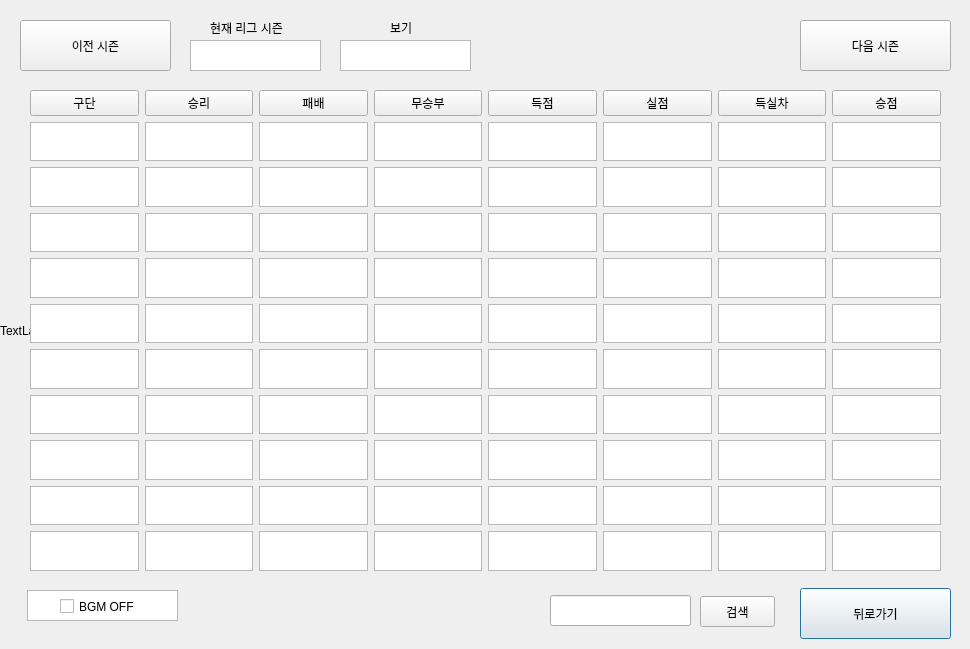
<?xml version="1.0" encoding="UTF-8"?>
<ui version="4.0">
 <class>Dialog</class>
 <widget class="QDialog" name="Dialog">
  <property name="geometry">
   <rect>
    <x>0</x>
    <y>0</y>
    <width>970</width>
    <height>649</height>
   </rect>
  </property>
  <property name="windowTitle">
   <string>Dialog</string>
  </property>
  <widget class="QPushButton" name="Start_Button_3">
   <property name="geometry">
    <rect>
     <x>800</x>
     <y>588</y>
     <width>151</width>
     <height>51</height>
    </rect>
   </property>
   <property name="text">
    <string>뒤로가기</string>
   </property>
  </widget>
  <widget class="QPushButton" name="Start_Button_2">
   <property name="geometry">
    <rect>
     <x>800</x>
     <y>20</y>
     <width>151</width>
     <height>51</height>
    </rect>
   </property>
   <property name="text">
    <string>다음 시즌</string>
   </property>
  </widget>
  <widget class="QPushButton" name="Start_Button">
   <property name="geometry">
    <rect>
     <x>20</x>
     <y>20</y>
     <width>151</width>
     <height>51</height>
    </rect>
   </property>
   <property name="text">
    <string>이전 시즌</string>
   </property>
  </widget>
  <widget class="QLabel" name="Main_Pix">
   <property name="geometry">
    <rect>
     <x>0</x>
     <y>-50</y>
     <width>1001</width>
     <height>761</height>
    </rect>
   </property>
   <property name="text">
    <string>TextLabel</string>
   </property>
  </widget>
  <widget class="QListView" name="listView_3">
   <property name="geometry">
    <rect>
     <x>190</x>
     <y>40</y>
     <width>131</width>
     <height>31</height>
    </rect>
   </property>
  </widget>
  <widget class="QCheckBox" name="bgmBox">
   <property name="geometry">
    <rect>
     <x>60</x>
     <y>597</y>
     <width>96</width>
     <height>19</height>
    </rect>
   </property>
   <property name="text">
    <string>BGM OFF</string>
   </property>
  </widget>
  <widget class="QListView" name="listView_4">
   <property name="geometry">
    <rect>
     <x>27</x>
     <y>590</y>
     <width>151</width>
     <height>31</height>
    </rect>
   </property>
  </widget>
  <widget class="QPushButton" name="searchButton">
   <property name="geometry">
    <rect>
     <x>700</x>
     <y>596</y>
     <width>75</width>
     <height>31</height>
    </rect>
   </property>
   <property name="text">
    <string>검색</string>
   </property>
  </widget>
  <widget class="QListView" name="listView_6">
   <property name="geometry">
    <rect>
     <x>340</x>
     <y>40</y>
     <width>131</width>
     <height>31</height>
    </rect>
   </property>
  </widget>
  <widget class="QLabel" name="label_11">
   <property name="geometry">
    <rect>
     <x>210</x>
     <y>20</y>
     <width>101</width>
     <height>16</height>
    </rect>
   </property>
   <property name="text">
    <string>현재 리그 시즌</string>
   </property>
  </widget>
  <widget class="QLabel" name="label_12">
   <property name="geometry">
    <rect>
     <x>390</x>
     <y>20</y>
     <width>31</width>
     <height>16</height>
    </rect>
   </property>
   <property name="text">
    <string>보기</string>
   </property>
  </widget>
  <widget class="QWidget" name="gridLayoutWidget">
   <property name="geometry">
    <rect>
     <x>30</x>
     <y>90</y>
     <width>911</width>
     <height>481</height>
    </rect>
   </property>
   <layout class="QGridLayout" name="gridLayout">
    <item row="6" column="3">
     <widget class="QListView" name="listView_draw_6"/>
    </item>
    <item row="0" column="4">
     <widget class="QPushButton" name="gfButton">
      <property name="text">
       <string>득점</string>
      </property>
     </widget>
    </item>
    <item row="10" column="5">
     <widget class="QListView" name="listView_ga_10"/>
    </item>
    <item row="4" column="1">
     <widget class="QListView" name="listView_win_4"/>
    </item>
    <item row="2" column="4">
     <widget class="QListView" name="listView_gf_2"/>
    </item>
    <item row="4" column="6">
     <widget class="QListView" name="listView_gd_4"/>
    </item>
    <item row="8" column="4">
     <widget class="QListView" name="listView_gf_8"/>
    </item>
    <item row="6" column="7">
     <widget class="QListView" name="listView_points_6"/>
    </item>
    <item row="3" column="1">
     <widget class="QListView" name="listView_win_3"/>
    </item>
    <item row="3" column="6">
     <widget class="QListView" name="listView_gd_3"/>
    </item>
    <item row="2" column="6">
     <widget class="QListView" name="listView_gd_2"/>
    </item>
    <item row="7" column="6">
     <widget class="QListView" name="listView_gd_7"/>
    </item>
    <item row="0" column="3">
     <widget class="QPushButton" name="drwaButton">
      <property name="text">
       <string>무승부</string>
      </property>
     </widget>
    </item>
    <item row="3" column="5">
     <widget class="QListView" name="listView_ga_3"/>
    </item>
    <item row="8" column="2">
     <widget class="QListView" name="listView_lose_8"/>
    </item>
    <item row="5" column="2">
     <widget class="QListView" name="listView_lose_5"/>
    </item>
    <item row="2" column="7">
     <widget class="QListView" name="listView_points_2"/>
    </item>
    <item row="7" column="0">
     <widget class="QListView" name="listView_name_7"/>
    </item>
    <item row="3" column="4">
     <widget class="QListView" name="listView_gf_3"/>
    </item>
    <item row="5" column="6">
     <widget class="QListView" name="listView_gd_5"/>
    </item>
    <item row="0" column="7">
     <widget class="QPushButton" name="pointsButton">
      <property name="text">
       <string>승점</string>
      </property>
     </widget>
    </item>
    <item row="1" column="3">
     <widget class="QListView" name="listView_draw_1"/>
    </item>
    <item row="9" column="6">
     <widget class="QListView" name="listView_gd_9"/>
    </item>
    <item row="9" column="2">
     <widget class="QListView" name="listView_lose_9"/>
    </item>
    <item row="7" column="7">
     <widget class="QListView" name="listView_points_7"/>
    </item>
    <item row="8" column="6">
     <widget class="QListView" name="listView_gd_8"/>
    </item>
    <item row="1" column="1">
     <widget class="QListView" name="listView_win_1"/>
    </item>
    <item row="1" column="7">
     <widget class="QListView" name="listView_points_1"/>
    </item>
    <item row="2" column="5">
     <widget class="QListView" name="listView_ga_2"/>
    </item>
    <item row="6" column="2">
     <widget class="QListView" name="listView_lose_6"/>
    </item>
    <item row="9" column="3">
     <widget class="QListView" name="listView_draw_9"/>
    </item>
    <item row="8" column="0">
     <widget class="QListView" name="listView_name_8"/>
    </item>
    <item row="10" column="6">
     <widget class="QListView" name="listView_gd_10"/>
    </item>
    <item row="1" column="4">
     <widget class="QListView" name="listView_gf_1"/>
    </item>
    <item row="0" column="1">
     <widget class="QPushButton" name="winButton">
      <property name="text">
       <string>승리</string>
      </property>
     </widget>
    </item>
    <item row="0" column="5">
     <widget class="QPushButton" name="gaButton">
      <property name="text">
       <string>실점</string>
      </property>
     </widget>
    </item>
    <item row="8" column="3">
     <widget class="QListView" name="listView_draw_8"/>
    </item>
    <item row="1" column="2">
     <widget class="QListView" name="listView_lose_1"/>
    </item>
    <item row="2" column="0">
     <widget class="QListView" name="listView_name_2"/>
    </item>
    <item row="4" column="4">
     <widget class="QListView" name="listView_gf_4"/>
    </item>
    <item row="8" column="7">
     <widget class="QListView" name="listView_points_8"/>
    </item>
    <item row="5" column="1">
     <widget class="QListView" name="listView_win_5"/>
    </item>
    <item row="9" column="7">
     <widget class="QListView" name="listView_points_9"/>
    </item>
    <item row="10" column="3">
     <widget class="QListView" name="listView_draw_10"/>
    </item>
    <item row="6" column="0">
     <widget class="QListView" name="listView_name_6"/>
    </item>
    <item row="9" column="5">
     <widget class="QListView" name="listView_ga_9"/>
    </item>
    <item row="9" column="4">
     <widget class="QListView" name="listView_gf_9"/>
    </item>
    <item row="10" column="1">
     <widget class="QListView" name="listView_win_10"/>
    </item>
    <item row="6" column="4">
     <widget class="QListView" name="listView_gf_6"/>
    </item>
    <item row="9" column="0">
     <widget class="QListView" name="listView_name_9"/>
    </item>
    <item row="3" column="7">
     <widget class="QListView" name="listView_points_3"/>
    </item>
    <item row="7" column="3">
     <widget class="QListView" name="listView_draw_7"/>
    </item>
    <item row="2" column="2">
     <widget class="QListView" name="listView_lose_2"/>
    </item>
    <item row="1" column="6">
     <widget class="QListView" name="listView_gd_1"/>
    </item>
    <item row="10" column="4">
     <widget class="QListView" name="listView_gf_10"/>
    </item>
    <item row="4" column="2">
     <widget class="QListView" name="listView_lose_4"/>
    </item>
    <item row="10" column="0">
     <widget class="QListView" name="listView_name_10"/>
    </item>
    <item row="0" column="6">
     <widget class="QPushButton" name="gdButton">
      <property name="text">
       <string>득실차</string>
      </property>
     </widget>
    </item>
    <item row="5" column="5">
     <widget class="QListView" name="listView_ga_5"/>
    </item>
    <item row="7" column="2">
     <widget class="QListView" name="listView_lose_7"/>
    </item>
    <item row="5" column="0">
     <widget class="QListView" name="listView_name_5"/>
    </item>
    <item row="7" column="5">
     <widget class="QListView" name="listView_ga_7"/>
    </item>
    <item row="1" column="5">
     <widget class="QListView" name="listView_ga_1"/>
    </item>
    <item row="2" column="1">
     <widget class="QListView" name="listView_win_2"/>
    </item>
    <item row="9" column="1">
     <widget class="QListView" name="listView_win_9"/>
    </item>
    <item row="2" column="3">
     <widget class="QListView" name="listView_draw_2"/>
    </item>
    <item row="3" column="3">
     <widget class="QListView" name="listView_draw_3"/>
    </item>
    <item row="8" column="5">
     <widget class="QListView" name="listView_ga_8"/>
    </item>
    <item row="4" column="3">
     <widget class="QListView" name="listView_draw_4"/>
    </item>
    <item row="4" column="5">
     <widget class="QListView" name="listView_ga_4"/>
    </item>
    <item row="6" column="6">
     <widget class="QListView" name="listView_gd_6"/>
    </item>
    <item row="6" column="5">
     <widget class="QListView" name="listView_ga_6"/>
    </item>
    <item row="4" column="7">
     <widget class="QListView" name="listView_points_4"/>
    </item>
    <item row="1" column="0">
     <widget class="QListView" name="listView_name_1"/>
    </item>
    <item row="8" column="1">
     <widget class="QListView" name="listView_win_8"/>
    </item>
    <item row="3" column="0">
     <widget class="QListView" name="listView_name_3"/>
    </item>
    <item row="7" column="1">
     <widget class="QListView" name="listView_win_7"/>
    </item>
    <item row="3" column="2">
     <widget class="QListView" name="listView_lose_3"/>
    </item>
    <item row="5" column="7">
     <widget class="QListView" name="listView_points_5"/>
    </item>
    <item row="10" column="2">
     <widget class="QListView" name="listView_lose_10"/>
    </item>
    <item row="5" column="4">
     <widget class="QListView" name="listView_gf_5"/>
    </item>
    <item row="5" column="3">
     <widget class="QListView" name="listView_draw_5"/>
    </item>
    <item row="6" column="1">
     <widget class="QListView" name="listView_win_6"/>
    </item>
    <item row="0" column="0">
     <widget class="QPushButton" name="nameButton">
      <property name="text">
       <string>구단</string>
      </property>
     </widget>
    </item>
    <item row="10" column="7">
     <widget class="QListView" name="listView_points_10"/>
    </item>
    <item row="7" column="4">
     <widget class="QListView" name="listView_gf_7"/>
    </item>
    <item row="4" column="0">
     <widget class="QListView" name="listView_name_4"/>
    </item>
    <item row="0" column="2">
     <widget class="QPushButton" name="loseButton">
      <property name="text">
       <string>패배</string>
      </property>
     </widget>
    </item>
   </layout>
  </widget>
  <widget class="QLineEdit" name="searchlineEdit">
   <property name="geometry">
    <rect>
     <x>550</x>
     <y>595</y>
     <width>141</width>
     <height>31</height>
    </rect>
   </property>
  </widget>
  <zorder>Main_Pix</zorder>
  <zorder>listView_4</zorder>
  <zorder>listView_3</zorder>
  <zorder>Start_Button_3</zorder>
  <zorder>Start_Button_2</zorder>
  <zorder>Start_Button</zorder>
  <zorder>bgmBox</zorder>
  <zorder>searchButton</zorder>
  <zorder>listView_6</zorder>
  <zorder>label_11</zorder>
  <zorder>label_12</zorder>
  <zorder>gridLayoutWidget</zorder>
  <zorder>searchlineEdit</zorder>
 </widget>
 <resources/>
 <connections/>
</ui>
